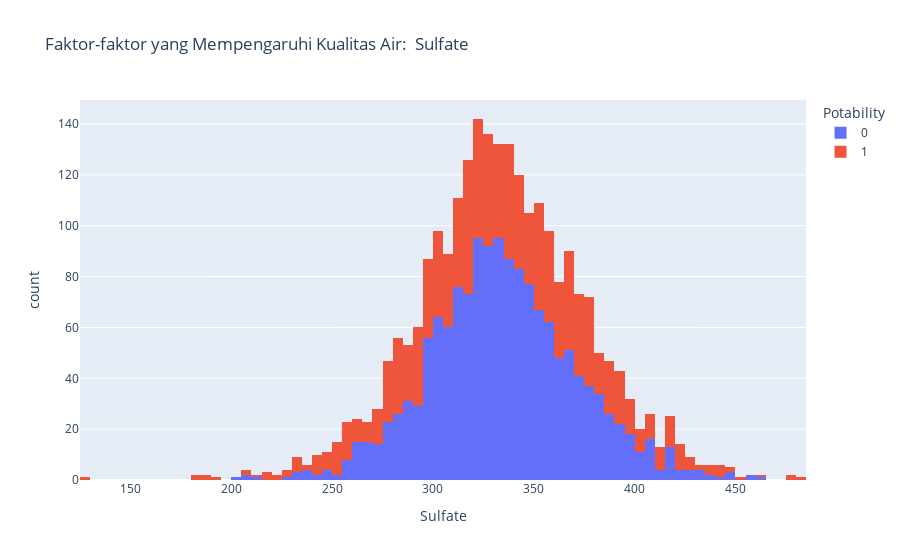

Here is the notebook cell this chart was saved with:
### Code cell
import pandas as pd
import plotly.express as px

# Membaca dataset
dataset_path = r'C:\Users\SODIKAP\Pictures\dataset\water_potability.csv'
df = pd.read_csv(dataset_path)

# Membuat histogram perbandingan variabel dengan potabilitas menggunakan Plotly Express
figure = px.histogram(df, x= "Sulfate",
                      color="Potability",
                      title="Faktor-faktor yang Mempengaruhi Kualitas Air:  Sulfate" )
figure.show()

### Figure 1 — Plotly figure (JSON) as saved in the notebook; plotly's stock layout.template omitted (floating-point values rounded to 4 significant figures; data arrays with more than 128 entries replaced by an {"elided": "..."} marker saying what was removed)
{"data": [{"alignmentgroup": "True", "bingroup": "x", "hovertemplate": "Potability=0<br>Sulfate=%{x}<br>count=%{y}<extra></extra>", "legendgroup": "0", "marker": {"color": "#636efa", "pattern": {"shape": ""}}, "name": "0", "offsetgroup": "0", "orientation": "v", "showlegend": true, "type": "histogram", "x": {"elided": "1998 float values"}, "xaxis": "x", "yaxis": "y"}, {"alignmentgroup": "True", "bingroup": "x", "hovertemplate": "Potability=1<br>Sulfate=%{x}<br>count=%{y}<extra></extra>", "legendgroup": "1", "marker": {"color": "#EF553B", "pattern": {"shape": ""}}, "name": "1", "offsetgroup": "1", "orientation": "v", "showlegend": true, "type": "histogram", "x": {"elided": "1278 float values"}, "xaxis": "x", "yaxis": "y"}], "layout": {"barmode": "relative", "legend": {"title": {"text": "Potability"}, "tracegroupgap": 0}, "title": {"text": "Faktor-faktor yang Mempengaruhi Kualitas Air:  Sulfate"}, "xaxis": {"anchor": "y", "domain": [0, 1], "title": {"text": "Sulfate"}}, "yaxis": {"anchor": "x", "domain": [0, 1], "title": {"text": "count"}}}}
